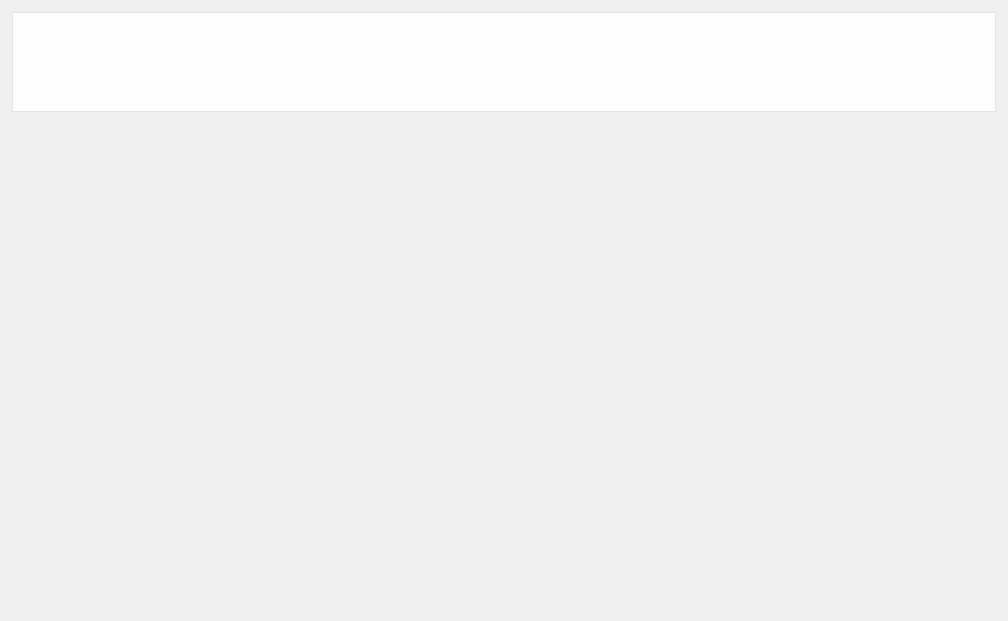
<?xml version="1.0" encoding="UTF-8"?>
<ui version="4.0">
 <class>VSummary</class>
 <widget class="QWidget" name="VSummary">
  <property name="geometry">
   <rect>
    <x>0</x>
    <y>0</y>
    <width>1008</width>
    <height>621</height>
   </rect>
  </property>
  <property name="windowTitle">
   <string>Résumé</string>
  </property>
  <layout class="QVBoxLayout" name="verticalLayout_2">
   <property name="spacing">
    <number>-1</number>
   </property>
   <property name="leftMargin">
    <number>0</number>
   </property>
   <property name="topMargin">
    <number>0</number>
   </property>
   <property name="rightMargin">
    <number>0</number>
   </property>
   <property name="bottomMargin">
    <number>0</number>
   </property>
   <item>
    <layout class="QHBoxLayout" name="horizontalLayout">
     <property name="spacing">
      <number>-1</number>
     </property>
     <property name="leftMargin">
      <number>12</number>
     </property>
     <property name="topMargin">
      <number>12</number>
     </property>
     <property name="rightMargin">
      <number>12</number>
     </property>
     <property name="bottomMargin">
      <number>12</number>
     </property>
     <item>
      <widget class="QWidget" name="widgetMainView" native="true">
       <layout class="QVBoxLayout" name="verticalLayout_3">
        <property name="spacing">
         <number>0</number>
        </property>
        <property name="leftMargin">
         <number>0</number>
        </property>
        <property name="topMargin">
         <number>0</number>
        </property>
        <property name="rightMargin">
         <number>0</number>
        </property>
        <property name="bottomMargin">
         <number>0</number>
        </property>
        <item>
         <layout class="QVBoxLayout" name="layoutMainView">
          <property name="rightMargin">
           <number>0</number>
          </property>
          <item>
           <widget class="QWidget" name="widgetFill" native="true">
            <property name="sizePolicy">
             <sizepolicy hsizetype="Preferred" vsizetype="Preferred">
              <horstretch>0</horstretch>
              <verstretch>0</verstretch>
             </sizepolicy>
            </property>
            <property name="minimumSize">
             <size>
              <width>0</width>
              <height>0</height>
             </size>
            </property>
            <property name="maximumSize">
             <size>
              <width>16777215</width>
              <height>100</height>
             </size>
            </property>
            <property name="styleSheet">
             <string notr="true">QWidget#widgetFill{
	 border: 1px solid rgb(227, 227, 227);
  	background-color: rgba(255, 255, 255, 0.9);
}

QWidget#widgetFill QLineEdit{
	height: 30px;
}
</string>
            </property>
            <layout class="QVBoxLayout" name="verticalLayout">
             <property name="leftMargin">
              <number>12</number>
             </property>
             <property name="topMargin">
              <number>12</number>
             </property>
             <property name="rightMargin">
              <number>12</number>
             </property>
             <property name="bottomMargin">
              <number>12</number>
             </property>
             <item>
              <layout class="QHBoxLayout" name="layoutFill"/>
             </item>
            </layout>
           </widget>
          </item>
          <item>
           <widget class="QWidget" name="widgetDisplay" native="true">
            <layout class="QVBoxLayout" name="verticalLayout_5">
             <property name="leftMargin">
              <number>0</number>
             </property>
             <property name="topMargin">
              <number>0</number>
             </property>
             <property name="rightMargin">
              <number>0</number>
             </property>
             <property name="bottomMargin">
              <number>0</number>
             </property>
             <item>
              <layout class="QHBoxLayout" name="layoutDisplay"/>
             </item>
            </layout>
           </widget>
          </item>
         </layout>
        </item>
       </layout>
      </widget>
     </item>
    </layout>
   </item>
  </layout>
 </widget>
 <resources/>
 <connections/>
</ui>
